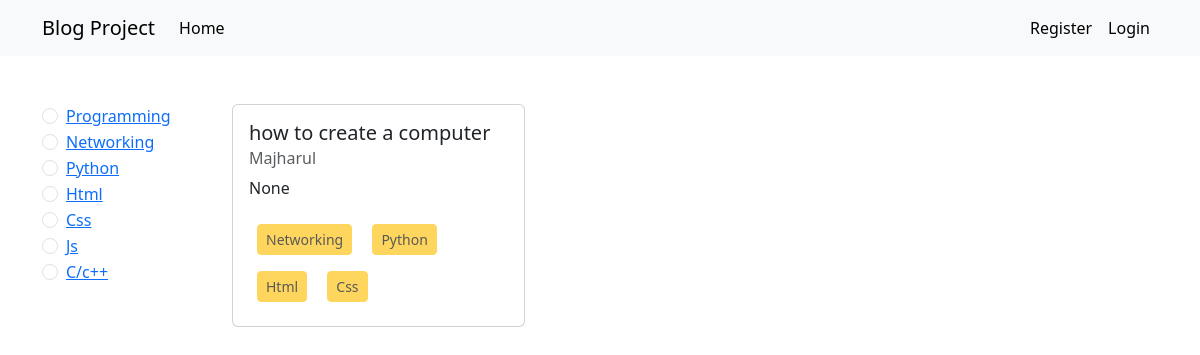
Screenshot of /category/networking/ with the database file from the repository.
### categories/models.py (models this page shows, shortened)
class Category (models.Model):
    name = models.CharField(max_length=100)
    slug=models.SlugField(max_length=100,blank=True,null=True,unique=True)

### posts/models.py (models this page shows, shortened)
class Post(models.Model):
    title = models.CharField(max_length=50)
    content = models.TextField()
    category = models.ManyToManyField(Category)
    author = models.ForeignKey(User, on_delete=models.CASCADE)

### blog_project/views.py (the view)
# urls.py: 2. Add a URL to urlpatterns:  path('', views.home, name='home')
def home(request,category_slug=None):
    post = Post.objects.all()
    if category_slug is not None:
        category=Category.objects.get(slug = category_slug)
        post=Post.objects.filter(category=category)
    category=Category.objects.all()
    return render(request,'index.html',{'post':post,'category':category})

### templates/index.html
{% extends 'base.html' %}
{% block content %}
<div class="container mt-5">
       <div class="row">
            <div class="col-2">
               {% for cate in category %}
               <div class="form-check">
                  <input class="form-check-input" type="radio" name="flexRadioDefault" id="{{cate.id}}">
                  <label class="form-check-label" for="{{cate.id}}">
                    <a href="{% url 'category_wise_post' cate.slug %}"> {{cate.name}}</a>
                  </label>
                </div>
               {% endfor %}
            </div>
            <div class="col-10">
               <div class="row">
                  {% for i in post %}
                  <div class="col-4">
                    <div class="card mb-3" style="width:100%;">
                        <div class="card-body">
                          <h5 class="card-title">{{i.title}}</h5>
                          <h6 class="card-subtitle mb-2 text-body-secondary">{{i.author.first_name}}</h6>
                          <p class="card-text">{{i.content}}</p>
                           {% for cate in i.category.all %}
                              <span class="btn btn-warning disabled m-2 btn-sm">{{cate.name}}</span>
                           {% endfor %}
                           <br>
                        </div>
                     </div>
                   </div>
                  {% endfor %}
              </div>
            </div>
       </div>
</div>
{% endblock  %}

### rows the page displays
Category: name "Programming"
Category: name "Networking"
Category: name "Python"
Category: name "Html"
Category: name "Css"
Category: name "Js"
Category: name "C/c++"
Post: title "how to create a computer", author.first_name "Majharul", content "None"
